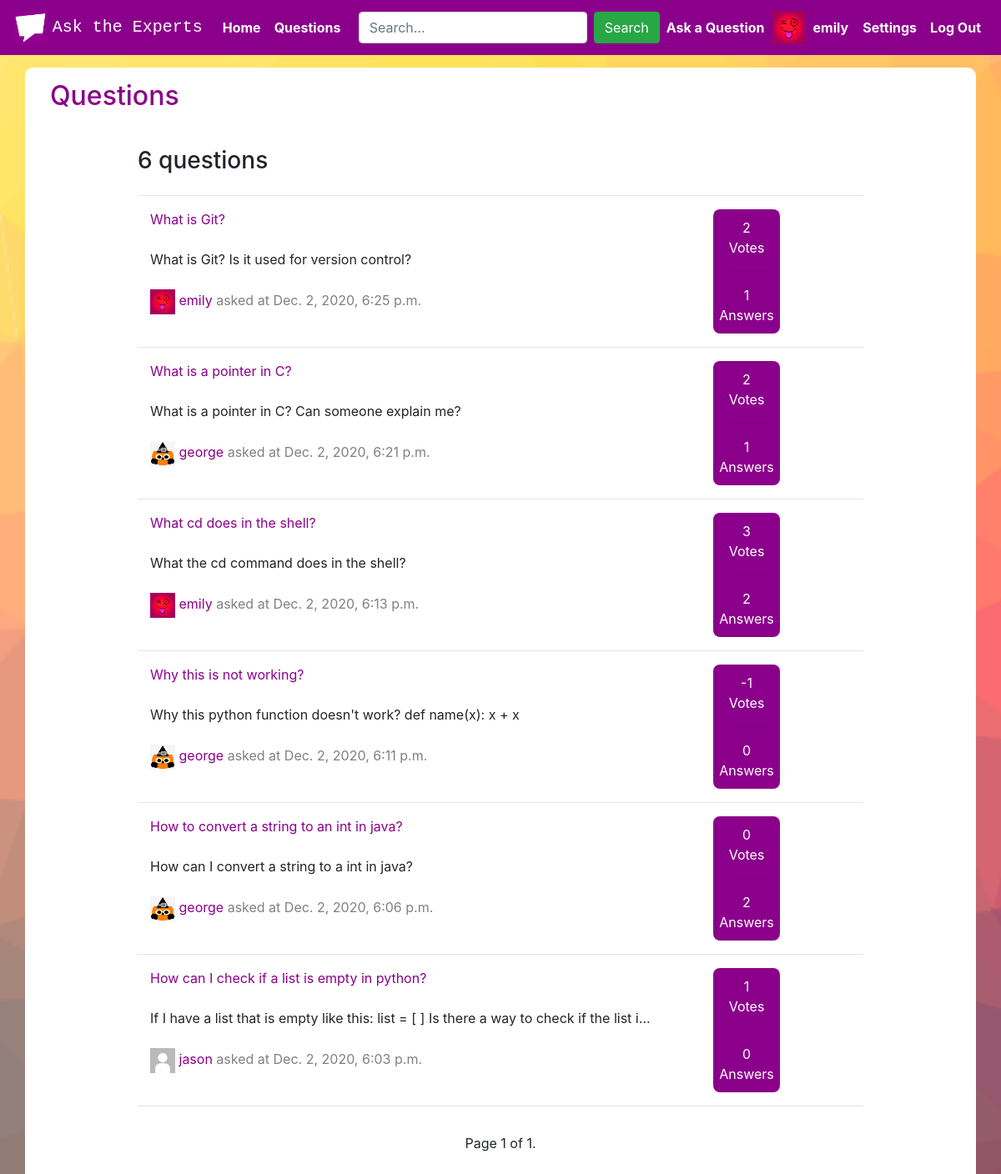
The page /questions (signed in) on the database its author committed.
### asktheexperts/models.py (models this page shows, shortened)
class User(AbstractUser):
    photo = models.ImageField(upload_to='images/', default="images/default_image.jpg")
    upvote_question = models.ManyToManyField("Question", symmetrical=False, related_name="question_upvoted")
    upvote_answer = models.ManyToManyField("Answer", symmetrical=False, related_name="answer_upvoted")
    downvote_question = models.ManyToManyField("Question", symmetrical=False, related_name="question_downvoted")
    downvote_answer = models.ManyToManyField("Answer", symmetrical=False, related_name="answer_downvoted")
    score = models.IntegerField(default=1)
    joined = models.DateField(auto_now_add=True)

class Question(models.Model):
    user = models.ForeignKey("User", on_delete=models.CASCADE, related_name="questioned")
    title = models.CharField(max_length=64)
    content = models.TextField(max_length=255)
    votes = models.IntegerField(default=0)
    timestamp = models.DateTimeField(auto_now_add=True)

### asktheexperts/views.py (the view)
# urls.py: path("questions", views.questions, name="questions"),
def questions(request):
    all_questions = Question.objects.all().order_by("-timestamp")
    paginator = Paginator(all_questions, 15)
    page_number = request.GET.get('page')
    questions = paginator.get_page(page_number)
    return render(request, "asktheexperts/questions.html", {
        "questions": questions,
        "all_questions": all_questions
    })

### asktheexperts/templates/asktheexperts/questions.html (shortened to what this page needs)
{% extends "asktheexperts/layout.html" %}
{% load static %}
{% block body %}
    <div class="container questions white-div">
        <div class="container top-header">
            <h2 class="darkmagenta">Questions</h2>
        </div>
        <br>
        <div class="container count-buttons-div">
            <div class="row questions-count">
                <div class="col">
                    <h3>{{ all_questions.count }} {% if all_questions.count == 1 %} question{% else %} questions{% endif %}</h3>
                </div>
            </div>
            <hr>
            {% for question in questions %}
                <div class="row container questions-div">
                    <div class="col">
                        <div class="darkmagenta">
                            <a class="no-decoration" href="{% url 'question' question.id %}"><span class="darkmagenta">{{ question.title }}</span></a>
                        </div>
                        <br>
                        <div class="text-truncate question-content">
                            {{ question.content }}
                        </div>
                        <div>
                            <br>
                            <a href="{% url 'profile' question.user.id question.user.username %}"><img src="{{ question.user.photo.url }}" height="30px" width="30px"></a>
                            <a class="no-decoration" href="{% url 'profile' question.user.id question.user.username %}"><span class="darkmagenta">{{ question.user.username }}</span></a>
                            <span class="timestamp">asked at {{ question.timestamp }}</span>
                        </div>
                    </div>
                    <div class="col stats-div">
                        <div class="voted-count">
                            <div class="row justify-content-center">
                                {{ question.votes }}
                            </div>
                            <div class="row justify-content-center">
                                Votes
                            </div>
                        </div>
                        <hr>
                        <div class="darkmagenta answers-count">
                            <div class="row justify-content-center">
                                {{ question.answered_question.count }}
                            </div>
                            <div class="row justify-content-center">
                                Answers
                            </div>
                        </div>
                    </div>
                </div>
                <hr>
            {% endfor %}
            <div class="pagination justify-content-center">
                <span class="step-links">
                <span class="current">
                    Page {{ questions.number }} of {{ questions.paginator.num_pages }}.
                </span>
                </span>
            </div>
        </div>
    </div>
{% endblock %}

### asktheexperts/templates/asktheexperts/layout.html (shortened to what this page needs)
{% load static %}
<!DOCTYPE html>
<html lang="en">
    <head>
        <link rel="stylesheet" href="https://stackpath.bootstrapcdn.com/bootstrap/4.4.1/css/bootstrap.min.css">
        <link href="{% static 'asktheexperts/styles.css' %}" rel="stylesheet">
    </head>
    <body>
        <nav id="nav-bar" class="navbar navbar-expand-lg navbar-dark">
            <a class="navbar-brand" href="{% url 'index' %}">
                <img src="/static/logo.png" height="40px" loading="lazy">
                <span id="ask-name">Ask the Experts</span>
            </a>
            <div class="collapse navbar-collapse" id="navbarSupportedContent">
                <ul class="navbar-nav mr-auto">
                    <li class="nav-item active">
                        <a class="nav-link" href="{% url 'index' %}"><strong>Home</strong> <span class="sr-only">(current)</span></a>
                    </li>
                    <li class="nav-item active">
                        <a class="nav-link" href="{% url 'questions' %}"><strong>Questions</strong></a>
                    </li>
                </ul>
                <ul class="navbar-nav ml-auto">
                    <form class="form-inline my-2 my-lg-0" action="{% url 'search' %}" method="get">
                        <input class="form-control mr-sm-2" type="text" name="q" placeholder="Search..." aria-label="Search">
                        <button class="btn btn-success my-2 my-sm-0" type="submit">Search</button>
                    </form>
                    {% if user.is_authenticated %}
                        <li class="nav-item active">
                            <a class="nav-link" href="{% url 'ask_question' %}"><strong>Ask a Question</strong></a>
                        </li>
                        <a class="no-decoration" href="{% url 'profile' user.id user.username %}">
                            <div class="row" style="margin-left: 1px; margin-right: 1px;">
                                <li class="nav-item active">
                                    <img src="{{ user.photo.url }}" height="40px" width="40px">
                                </li>
                                <li class="nav-item active" style="margin-left: 1px;">
                                    <span class="nav-link"><strong>{{ user.username }}</strong></span>
                                </li>
                            </div>
                        </a>
                        <li class="nav-item active">
                            <a class="nav-link" href="{% url 'settings' %}"><strong>Settings</strong></a>
                        </li>
                        <li class="nav-item active">
                            <a class="nav-link" href="{% url 'logout' %}"><strong>Log Out</strong></a>
                        </li>
                    {% endif %}
                </ul>
            </div>
        </nav>
        {% block body %}
        {% endblock %}
    </body>
</html>

### asktheexperts/static/asktheexperts/styles.css (style rules this page uses)
#nav-bar { background-color: darkmagenta; }
body { background: url('/static/background.png') fixed; background-size: cover; }
.darkmagenta { color:darkmagenta; }
#ask-name { font-family: monospace; }
.questions { background-color: white; margin-top: 15px; margin-bottom: 15px; border-radius: 10px; }
.white-div { padding-bottom: 100px; }
.top-header { padding-top: 15px; }
.count-buttons-div { max-width: 900px; }
.questions-count { margin-bottom: 10px; padding-top:10px; }
.questions-div { max-width: 800px; }
.question-content { max-width: 600px; }
.stats-div { max-width: 80px; color:white; background-color: darkmagenta; border-radius: 8px; max-height: 200px; }
.voted-count { margin-top:10px; }
.answers-count { color: white; font-size: medium; margin-bottom: 10px; }
.timestamp { color: gray; }
button { background-color: Transparent; background-repeat:no-repeat; border: none; cursor:pointer; overflow: hidden; outline:none; }

### rows shown on the page
User: photo (picture), username "emily"
Question: title "What is Git?", content "What is Git? Is it used for version control?", user.photo (picture), user.username "emily", timestamp "Dec. 2, 2020, 6:25 p.m.", votes "2", answered_question.count "1"
Question: title "What is a pointer in C?", content "What is a pointer in C? Can someone explain me?", user.photo (picture), user.username "george", timestamp "Dec. 2, 2020, 6:21 p.m.", votes "2", answered_question.count "1"
Question: title "What cd does in the shell?", content "What the cd command does in the shell?", user.photo (picture), user.username "emily", timestamp "Dec. 2, 2020, 6:13 p.m.", votes "3", answered_question.count "2"
Question: title "Why this is not working?", content "Why this python function doesn't work? def name(x): x + x", user.photo (picture), user.username "george", timestamp "Dec. 2, 2020, 6:11 p.m.", votes "-1", answered_question.count "0"
Question: title "How to convert a string to an int in java?", content "How can I convert a string to a int in java?", user.photo (picture), user.username "george", timestamp "Dec. 2, 2020, 6:06 p.m.", votes "0", answered_question.count "2"
Question: title "How can I check if a list is empty in python?", content "If I have a list that is empty like this: list = [ ] Is there a way to check if the list i…", user.photo (placeholder picture), user.username "jason", timestamp "Dec. 2, 2020, 6:03 p.m.", votes "1", answered_question.count "0"

### other values the page prints
{{ all_questions.count }} "6"
{{ questions.number }} "1"
{{ questions.paginator.num_pages }} "1"
